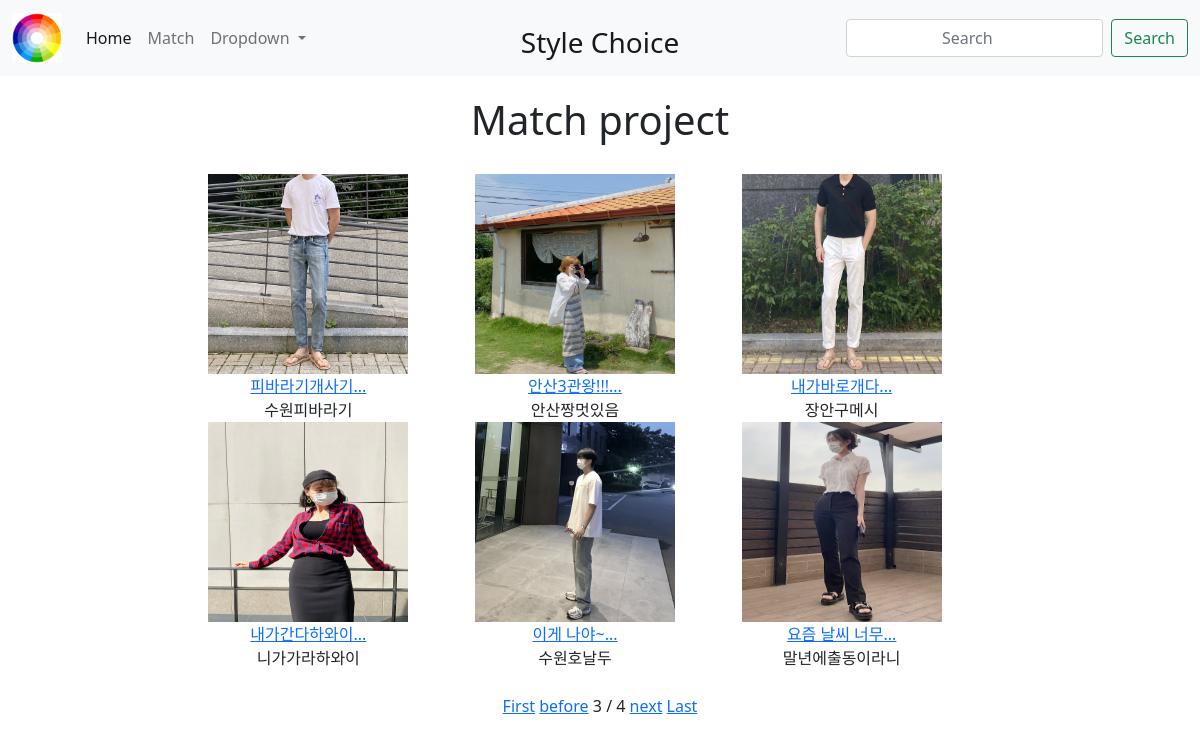
/?page=3, run on the app's committed database.
### match/models.py (models this page shows, shortened)
class Match(models.Model):
    title = models.CharField(max_length=100)
    writer = models.CharField(max_length=50)
    pub_date = models.DateTimeField()
    body = models.TextField()
    image = models.ImageField(upload_to="match/", blank = True, null = True) #media_url에 등록된 media폴더 안에 match라는 폴더를 만들어서 관리하겠다는 설정
    def summary_title(self):
        return self.title[:8]

### match/views.py (the view)
# urls.py: 2. Add a URL to urlpatterns:  path('', views.home, name='home')
def home(request):
    matches = Match.objects.order_by('-pub_date') #all()말고 다른 method #-pub_date는 역순 = 최신글들이 위로 보여짐
    search = request.GET.get('search')
    if search == 'true':
        writer = request.GET.get('writer')
        matches = Match.objects.filter(writer=writer)
    paginator = Paginator(matches, 6)
    page = request.GET.get('page') #GET에 .get을 하면 정보가 없어도 표현가능하다.
    matches = paginator.get_page(page)
    return render(request, 'home.html', {'matches':matches})

### match/templates/home.html (shortened to what this page needs)
{% extends 'base.html' %}
{% block content %}
    <h1 id="head">Match project</h1>
        <div class="box_container">
            {% for match in matches %}
            <div class="box">
                {% if match.image %}
                <img src="{{match.image.url}}" alt="" style="width:200px; height:200px;"><br>
                {% endif %}
                <a href = "{% url 'detail' match.id %}">{{match.summary_title}}... </a>
                <span>
                    <br>
                    {{match.writer}}
            </div>
            {% endfor %}
        </div>
    <br>
    {% if matches.has_previous %}
    <a href="?page=1">First</a>
    <a href="?page={{matches.previous_page_number}}">before</a>
    {% endif %}
    <span>{{matches.number}}</span>
    <span> / </span>
    <span>{{matches.paginator.num_pages}}</span>
    {% if matches.has_next %}
    <a href="?page={{matches.next_page_number}}">next</a>
    <a href="?page={{matches.paginator.num_pages}}">Last</a>
    {% endif %}
{% endblock %}

### ideathon/templates/base.html (style rules this page uses)
* { text-align: center; }
.box_container { width: 800px; margin: 0 auto; display: flex; flex-direction: row; flex-wrap: wrap; justify-content: space-around; }
.box { margin-right: 50px; }
#head { margin-top: 20px; margin-bottom: 30px; }

### data on the page
Match: image (picture), summary_title "피바라기개사기", writer "수원피바라기"
Match: image (picture), summary_title "안산3관왕!!!", writer "안산짱멋있음"
Match: image (picture), summary_title "내가바로개다", writer "장안구메시"
Match: image (picture), summary_title "내가간다하와이", writer "니가가라하와이"
Match: image (picture), summary_title "이게 나야~", writer "수원호날두"
Match: image (picture), summary_title "요즘 날씨 너무", writer "말년에출동이라니"

### other printed values
{{ matches.number }} "3"
{{ matches.paginator.num_pages }} "4"
